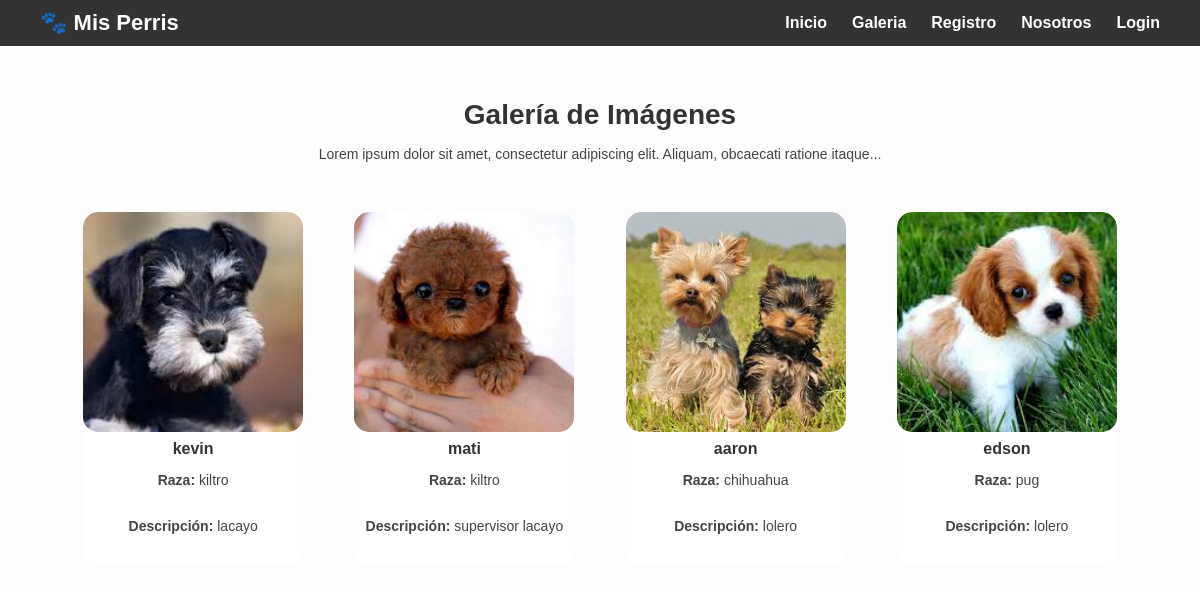
Page /galeria/ on the committed database.
### mascotas/models.py (models this page shows, shortened)
class Mascotas(models.Model):
    nombre = models.CharField(max_length=100)
    raza = models.CharField(max_length=100)
    descripcion = models.TextField()
    foto= models.ImageField()
    class Meta():
        db_table = 'mascota'
        verbose_name = 'Mascota'
        verbose_name_plural = 'Mascotas'

### mascotas/views.py (the view)
# urls.py: path('galeria/', views.galeria, name="galeria"),
def galeria(request):
    mascotas = Mascotas.objects.all()
    data = {'mascotas': mascotas }
    return render(request, 'galeria.html', data)

### mascotas/templates/galeria.html (shortened to what this page needs)
{% extends "base.html" %}
{% load static %}
{% block content %}
<section class="imagen">
    <h1>Galería de Imágenes</h1>
    <p>Lorem ipsum dolor sit amet, consectetur adipiscing elit. Aliquam, obcaecati ratione itaque...</p>
    <div class="galeria">
      {% for emp in mascotas %}
      <div class="card-perro">
        <img src="{% static 'images/' %}{{ emp.foto }}" alt="{{ emp.nombre }}">
        <h2>{{ emp.nombre }}</h2>
        <p><strong>Raza:</strong> {{ emp.raza }}</p>
        <p><strong>Descripción:</strong> {{ emp.descripcion }}</p>
      </div>
      {% endfor %}
    </div>
</section>
{% endblock %}

### mascotas/static/css/style.css (style rules this page uses)
body { margin: 0; font-family: Arial, sans-serif; background: #fff; color: #333; }
.imagen { text-align: center; padding: 30px; }
.imagen h1 { font-size: 28px; font-weight: bold; margin-bottom: 15px; }
.imagen p { max-width: 800px; margin: 0 auto 30px; font-size: 14px; color: #444; }
.galeria { display: grid; grid-template-columns: repeat(auto-fill, minmax(220px, 1fr)); gap: 25px; padding: 20px 40px; justify-items: center; }
.card-perro { background: white; border-radius: 15px; overflow: hidden; text-align: center; transition: transform 0.3s; }
.card-perro img { width: 220px; height: 220px; object-fit: cover; border-radius: 15px; display: block; margin: 0 auto; }
.card-perro h2 { margin-top: 8px; font-size: 16px; font-family: 'Comic Sans MS', cursive, sans-serif; }
body { font-family: Arial, sans-serif; background-color: #fdfdfd; margin: 0; padding: 0; }

### rows in the picture
Mascotas: foto (picture), nombre "kevin", raza "kiltro", descripcion "lacayo"
Mascotas: foto (picture), nombre "mati", raza "kiltro", descripcion "supervisor lacayo"
Mascotas: foto (picture), nombre "aaron", raza "chihuahua", descripcion "lolero"
Mascotas: foto (picture), nombre "edson", raza "pug", descripcion "lolero"
